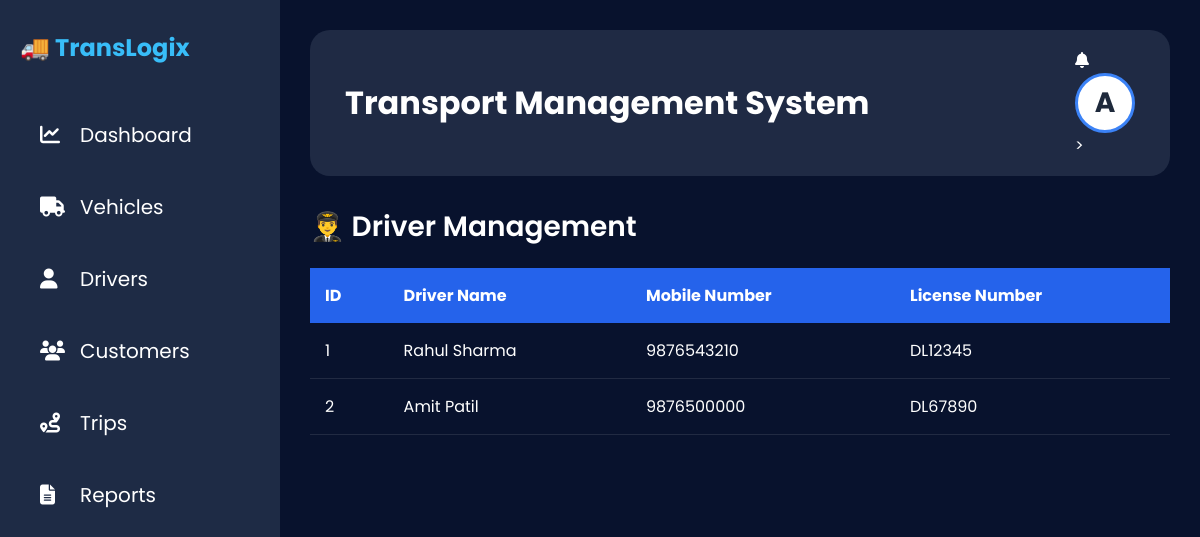
Before: /drivers with the older database file.
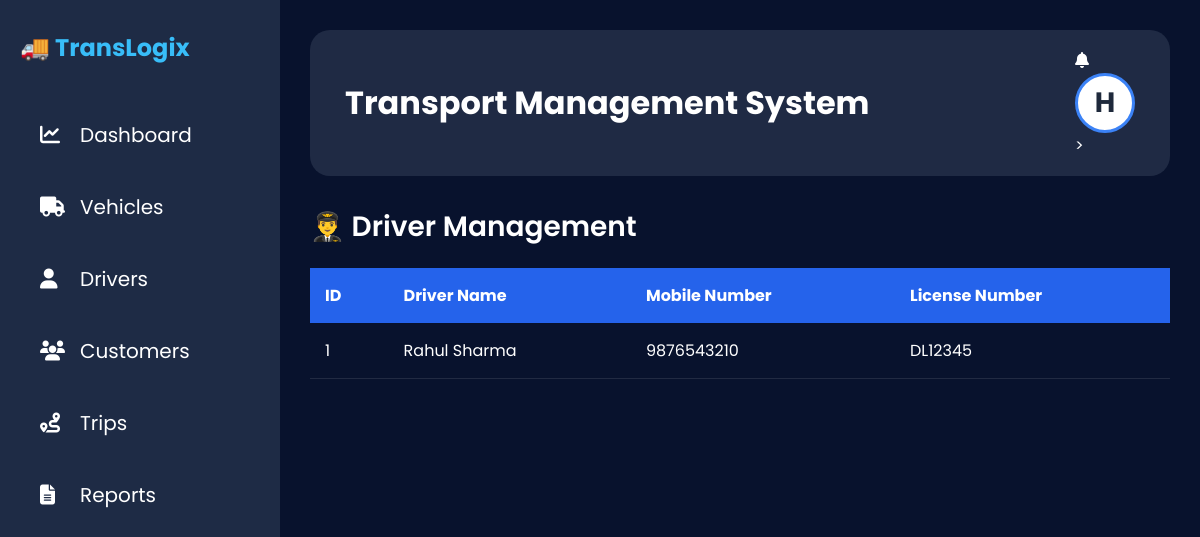
After: the same page with the newer database file.
### app.py (models this page shows)
class Driver(db.Model):
    id = db.Column(db.Integer, primary_key=True)
    name = db.Column(db.String(100))
    mobile = db.Column(db.String(20))
    license_no = db.Column(db.String(50))

class User(db.Model):
    id = db.Column(db.Integer, primary_key=True)
    username = db.Column(db.String(100), unique=True, nullable=False)
    password = db.Column(db.String(100), nullable=False)
    full_name = db.Column(db.String(100))
    email = db.Column(db.String(100))
    mobile = db.Column(db.String(20))
    address = db.Column(db.Text)

### app.py (the view)
@app.route("/drivers")
def drivers():
    return render_template(
        "drivers.html",
        drivers=Driver.query.all()
    )

### app.py (called while the page is built)
@app.context_processor
def inject_user():
    user = User.query.first()
    return dict(user=user)

### templates/drivers.html
{% extends "base.html" %}
{% block content %}
<h2 class="page-title">
    👨‍✈️ Driver Management
</h2>
<table class="table">
    <thead>
        <tr>
            <th>ID</th>
            <th>Driver Name</th>
            <th>Mobile Number</th>
            <th>License Number</th>
        </tr>
    </thead>
    <tbody>
        {% for driver in drivers %}
        <tr>
            <td>{{ driver.id }}</td>
            <td>{{ driver.name }}</td>
            <td>{{ driver.mobile }}</td>
            <td>{{ driver.license_no }}</td>
        </tr>
        {% endfor %}
    </tbody>
</table>
{% endblock %}

### templates/base.html (shortened to what this page needs)
<!DOCTYPE html>
<html lang="en">
<head>
    <link rel="stylesheet"
          href="{{ url_for('static', filename='css/style.css') }}">
    <link rel="stylesheet"
          href="https://cdnjs.cloudflare.com/ajax/libs/font-awesome/6.5.1/css/all.min.css">
</head>
<body>
    <aside class="sidebar">
        <div class="logo">
            🚚 <span>TransLogix</span>
        </div>
        <ul class="sidebar-menu">
            <li>
                <a href="{{ url_for('dashboard') }}">
                    <i class="fas fa-chart-line"></i>
                    <span>Dashboard</span>
                </a>
            </li>
            <li>
                <a href="{{ url_for('vehicles') }}">
                    <i class="fas fa-truck"></i>
                    <span>Vehicles</span>
                </a>
            </li>
            <li>
                <a href="{{ url_for('drivers') }}">
                    <i class="fas fa-user"></i>
                    <span>Drivers</span>
                </a>
            </li>
            <li>
                <a href="{{ url_for('customers') }}">
                    <i class="fas fa-users"></i>
                    <span>Customers</span>
                </a>
            </li>
            <li>
                <a href="{{ url_for('trips') }}">
                    <i class="fas fa-route"></i>
                    <span>Trips</span>
                </a>
            </li>
            <li>
                <a href="{{ url_for('reports') }}">
                    <i class="fas fa-file-alt"></i>
                    <span>Reports</span>
                </a>
            </li>
        </ul>
    </aside>
    <main class="main-content">
        <div class="navbar">
            <div class="nav-title">
                <h1>Transport Management System</h1>
            </div>
            <div class="nav-right">
                <div class="notification">
                    <i class="fas fa-bell"></i>
                </div>
                <div class="profile-menu">
                    <div class="profile-pic profile-avatar"
     onclick="toggleMenu()">
    {% if user and user.full_name %}
        {{ user.full_name[0].upper() }}
    {% elif user %}
        {{ user.username[0].upper() }}
    {% else %}
        A
    {% endif %}
</div>
                    >
                </div>
            </div>
        </div>
        {% block content %}
        {% endblock %}
    </main>
</body>
</html>

Changed rows visible on the page:
removed Driver: id "2", name "Amit Patil", mobile "9876500000", license_no "DL67890"
added User: full_name "H"
Other visible differences:
text no longer shown: "A"
